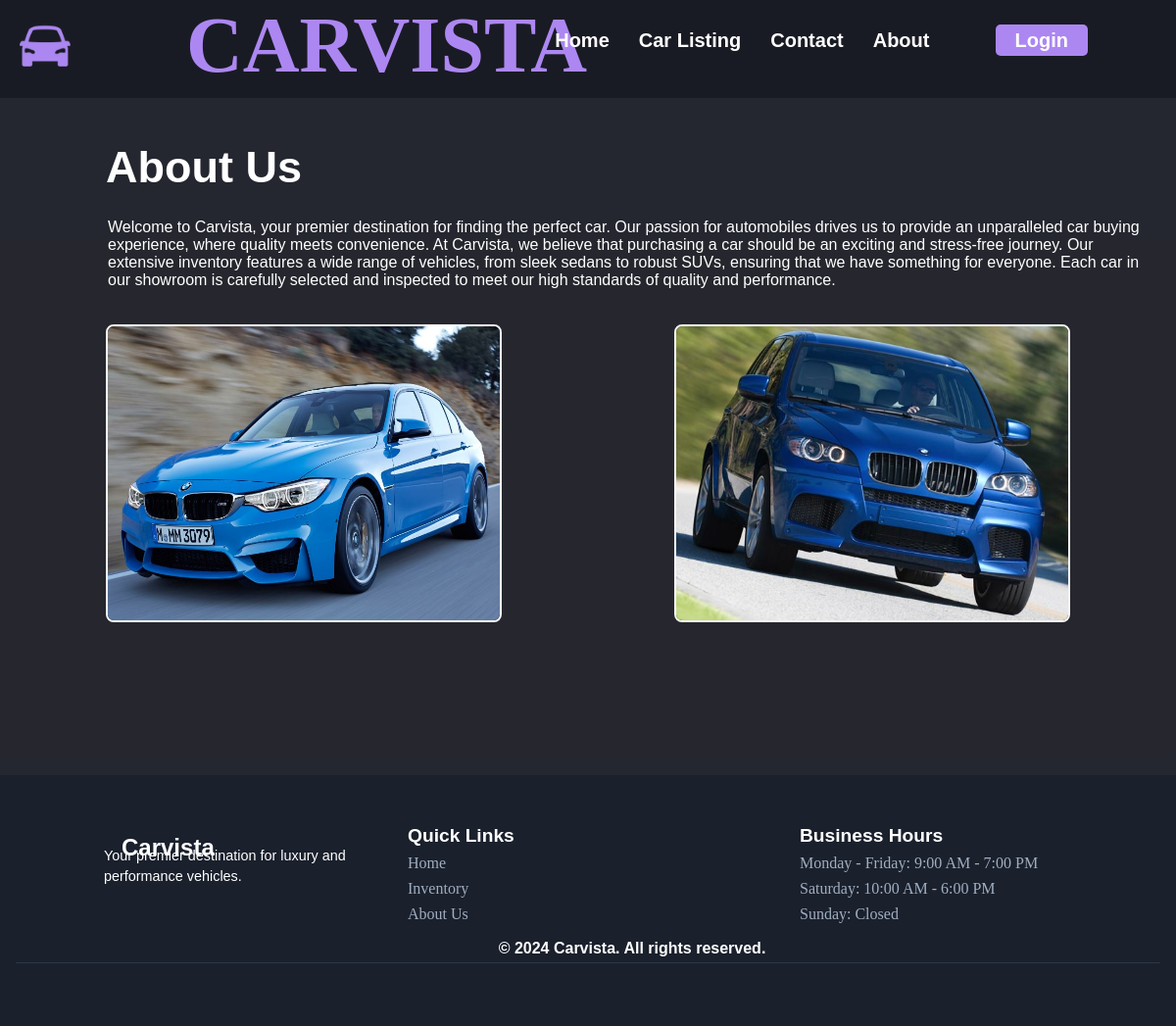
The page /view_about/ on the database as committed earlier.
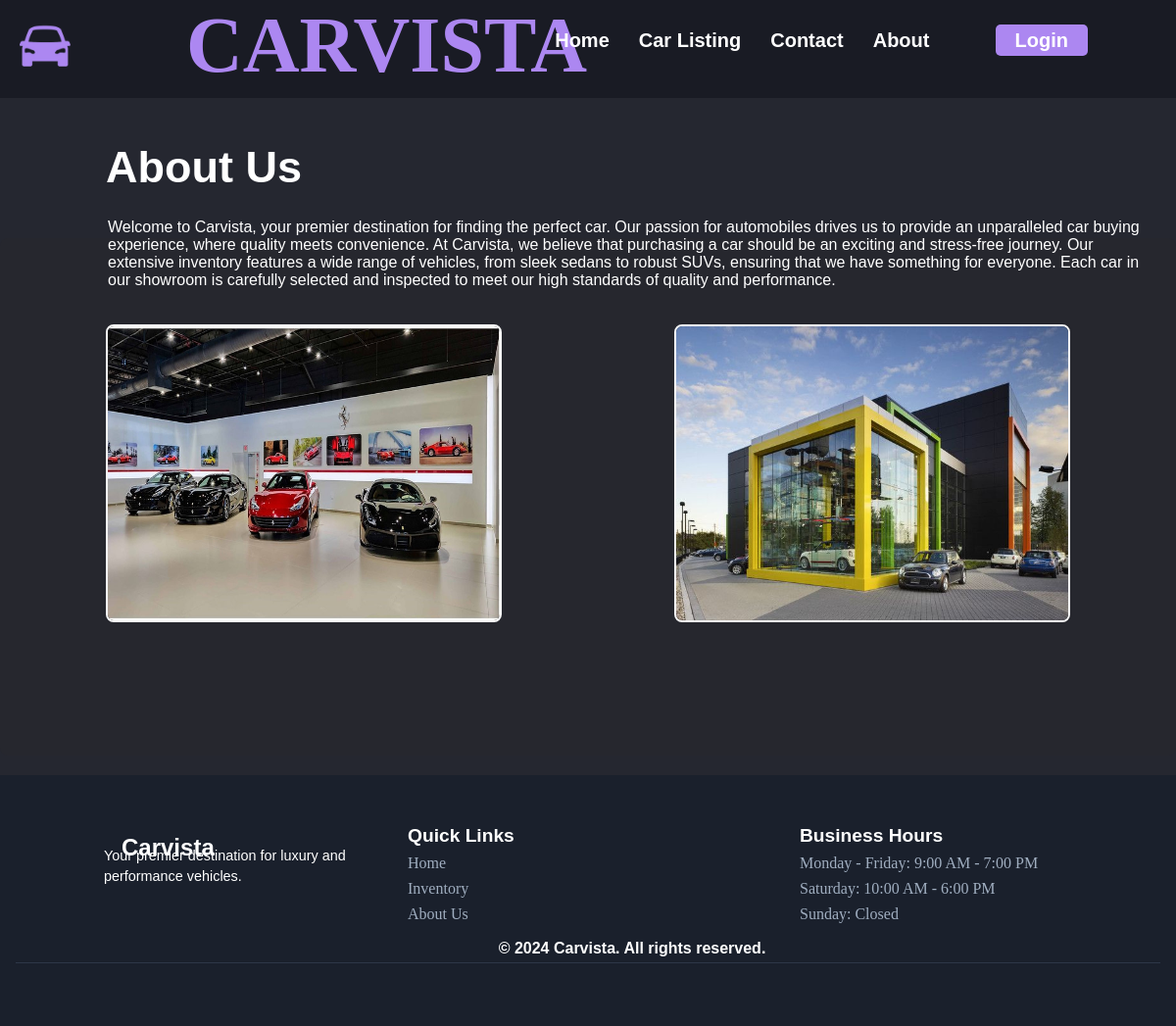
The same page on the database as committed later.
### car/models.py (models this page shows, shortened)
class About(models.Model):
    title=models.CharField(max_length=100,null=True)
    des=models.CharField(max_length=100,null=True)
    img1 = models.FileField(null=True)
    img2 = models.FileField(null=True)

### car/views.py (the view)
# urls.py: path('view_about/',view_about,name='view_about'),
def view_about(request):
    data=About.objects.get(id=1)
    d={'data':data}
    return render(request,'view_about.html',d)

### car/templates/view_about.html (shortened to what this page needs)
{% extends 'navigation.html' %}
{% load static %}
{% block content %}
<div class="container-fluid">
    <h2>{{ data.title }}</h2>
</div>
<div class="container content-container">
    <p>Welcome to Carvista, your premier destination for finding the perfect car. Our passion for
      automobiles drives us to provide an unparalleled car buying experience, where quality meets
      convenience.
      At Carvista, we believe that purchasing a car should be an exciting and stress-free journey. Our
      extensive inventory features a wide range of vehicles, from sleek sedans to robust SUVs, ensuring
      that we have something for everyone. Each car in our showroom is carefully selected and inspected to
      meet our high standards of quality and performance.
    </p>
    <div class="image-row">
        <div class="image-container">
            <img src="{{ data.img1.url }}">
        </div>
        <div class="image-container">
            <img src="{{ data.img2.url }}">
        </div>
    </div>
</div>
{% endblock %}

### car/templates/navigation.html (shortened to what this page needs)
<!DOCTYPE html>
<html lang="en">
<head>
    {% load static %}
    <link href="{% static 'styles.css' %}" rel="stylesheet" type="text/css" media="all"/>
</head>
<body>
  <div class="header">
    <div class="Logo">
        <img id="logoimg" src="{% static 'images/wonder_match__1_-removebg-preview.png' %}" alt="Carvista Logo">
        <p id="logotext">CARVISTA</p>
    </div>
    <div class="navbar">
        <nav>
            <a href="{% url 'home' %}">Home</a>
            <a href="{% url 'car_list' %}">Car Listing</a>
            <a href="{% url 'contact' %}">Contact</a>
            <a href="{% url 'view_about' %}">About</a>
        </nav>
    </div>
    <div class="loginbut">
        <a id="loginbutton" href="{% url 'login' %}">Login</a>
    </div>
</div>
<main>
  {% block content %}{% endblock %}
</main>
<footer class="footer">
    <div class="footer-content">
        <div class="footer-section">
            <h2>Carvista</h2>
            <p>Your premier destination for luxury and performance vehicles.</p>
        </div>
        <div class="footer-section">
            <h3>Quick Links</h3>
            <ul>
                <li><a href="{% url 'home' %}">Home</a></li>
                <li><a href="{% url 'car_list' %}">Inventory</a></li>
                <li><a href="{% url 'view_about' %}">About Us</a></li>
            </ul>
        </div>
        <div class="footer-section">
            <h3>Business Hours</h3>
            <ul>
                <li>Monday - Friday: 9:00 AM - 7:00 PM</li>
                <li>Saturday: 10:00 AM - 6:00 PM</li>
                <li>Sunday: Closed</li>
            </ul>
        </div>
    </div>
    <div class="footer-bottom">
        <p>&copy; 2024 Carvista. All rights reserved.</p>
    </div>
</footer>
</body></html>

### car/static/styles.css (style rules this page uses)
body { margin:0; padding:0; background-color: #252730; }
.header { display: flex; margin-top: 10px; justify-content: space-between; margin-right: 60px; margin-left: 20px; background-color: #191B24; margin: 0; height: 100px; }
.Logo { display: flex; }
#logoimg { height:100px; width: 100px; }
#logotext { font-family: "Bebas Neue", serif; color: #AC87F1; font-weight: 700; font-size: 80px; margin-top: 1px; }
.navbar nav { display: flex; justify-content: space-between; gap:30px; margin-top: 30px; margin-left: -100px; }
.navbar nav a { font-family: "Poppins", sans-serif; font-weight: 700; color:white; font-size: 20px; text-decoration: none; }
.loginbut { margin-top: 30px; margin-right: 90px; }
.loginbut a { font-family: "Poppins", sans-serif; font-weight: 600; color:white; font-size: 20px; text-decoration: none; transition: color 0.3s; }
#loginbutton { background-color: #AC87F1; padding: 5px 20px; border-radius: 5px; margin-top: -4px; }
.footer { background-color: #1a202c; color: #a0aec0; padding: 2rem 1rem; margin-top: 20px; }
.footer-content { max-width: 1200px; margin: 0 auto; display: flex; justify-content: space-between; gap: 2rem; }
.footer-section { flex: 1; }
.footer-section h2 { font-family: "Poppins", sans-serif; color: white; font-size: 1.5rem; margin-bottom: 1rem; }
.footer-section h3 { font-family: "Poppins", sans-serif; color: white; font-size: 1.2rem; margin-bottom: 0.5rem; }
.footer-section p { font-family: "Poppins", sans-serif; font-size: 0.9rem; line-height: 1.5; }
.footer-section ul { list-style-type: none; padding: 0; margin: 0; }
.footer-section ul li { margin-bottom: 0.5rem; }
.footer-section ul li a { color: #a0aec0; text-decoration: none; transition: color 0.3s ease; }
.footer-bottom { text-align: center; margin-top: 2rem; padding-top: 1rem; border-top: 1px solid #2d3748; color:white; font-family: "Poppins", sans-serif; font-weight: 700; }

### car/templates/view_about.html (style rules this page uses)
.content-container { background-color: #26272E; padding: 20px; border-radius: 8px; }
h2 { margin-left: 100px; padding: 8px; color: white; font-family: 'Poppins', sans-serif; font-size: 45px; }
p { margin-top: -40px; margin-left:90px; color: white; font-family: 'Poppins', sans-serif; }
.image-row { display: flex; justify-content: space-around; margin-bottom: 10%; }
.image-container { margin: 0 10px; }
.image-container img { width: 400px; height: 300px; border-radius: 8px; border: 2px solid #f8f8f8; display: block; margin-top:20px; }

Rows that differ between the two databases and show on the page:
changed About "About Us": img1: a different picture; img2: a different picture
